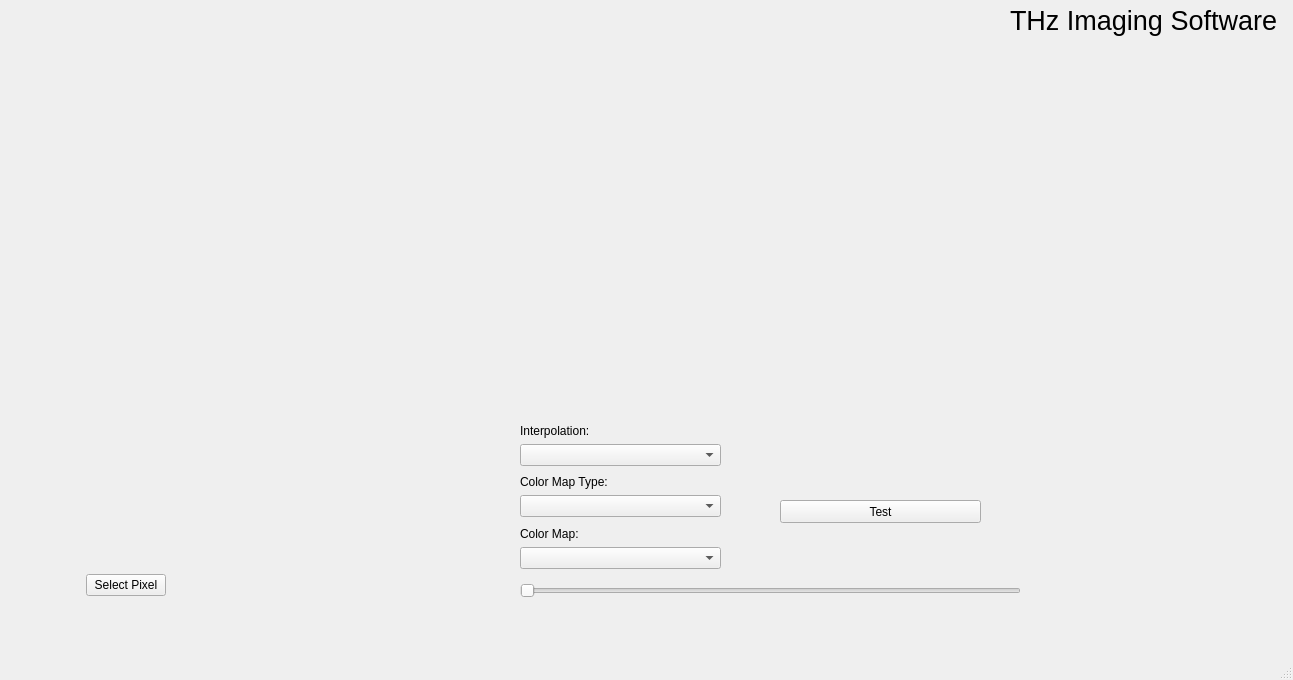
<?xml version="1.0" encoding="UTF-8"?>
<ui version="4.0">
 <class>MainWindow</class>
 <widget class="QMainWindow" name="MainWindow">
  <property name="geometry">
   <rect>
    <x>0</x>
    <y>0</y>
    <width>1293</width>
    <height>680</height>
   </rect>
  </property>
  <property name="windowTitle">
   <string>MainWindow</string>
  </property>
  <widget class="QWidget" name="centralwidget">
   <widget class="ImgView" name="img_view" native="true">
    <property name="geometry">
     <rect>
      <x>10</x>
      <y>10</y>
      <width>500</width>
      <height>551</height>
     </rect>
    </property>
   </widget>
   <widget class="QSlider" name="psSlider">
    <property name="geometry">
     <rect>
      <x>520</x>
      <y>580</y>
      <width>501</width>
      <height>22</height>
     </rect>
    </property>
    <property name="orientation">
     <enum>Qt::Horizontal</enum>
    </property>
   </widget>
   <widget class="QPushButton" name="testButton">
    <property name="geometry">
     <rect>
      <x>780</x>
      <y>500</y>
      <width>201</width>
      <height>23</height>
     </rect>
    </property>
    <property name="text">
     <string>Test</string>
    </property>
   </widget>
   <widget class="PulseView" name="pulse_view" native="true">
    <property name="geometry">
     <rect>
      <x>520</x>
      <y>50</y>
      <width>761</width>
      <height>361</height>
     </rect>
    </property>
   </widget>
   <widget class="QWidget" name="verticalLayoutWidget">
    <property name="geometry">
     <rect>
      <x>520</x>
      <y>420</y>
      <width>201</width>
      <height>149</height>
     </rect>
    </property>
    <layout class="QVBoxLayout" name="verticalLayout">
     <item>
      <spacer name="verticalSpacer">
       <property name="orientation">
        <enum>Qt::Vertical</enum>
       </property>
       <property name="sizeHint" stdset="0">
        <size>
         <width>20</width>
         <height>40</height>
        </size>
       </property>
      </spacer>
     </item>
     <item>
      <widget class="QLabel" name="label">
       <property name="text">
        <string>Interpolation:</string>
       </property>
      </widget>
     </item>
     <item>
      <widget class="QComboBox" name="interpolation_cb"/>
     </item>
     <item>
      <spacer name="verticalSpacer_2">
       <property name="orientation">
        <enum>Qt::Vertical</enum>
       </property>
       <property name="sizeHint" stdset="0">
        <size>
         <width>20</width>
         <height>40</height>
        </size>
       </property>
      </spacer>
     </item>
     <item>
      <widget class="QLabel" name="label_2">
       <property name="text">
        <string>Color Map Type:</string>
       </property>
      </widget>
     </item>
     <item>
      <widget class="QComboBox" name="cmaptype_cb"/>
     </item>
     <item>
      <spacer name="verticalSpacer_3">
       <property name="orientation">
        <enum>Qt::Vertical</enum>
       </property>
       <property name="sizeHint" stdset="0">
        <size>
         <width>20</width>
         <height>40</height>
        </size>
       </property>
      </spacer>
     </item>
     <item>
      <widget class="QLabel" name="label_4">
       <property name="text">
        <string>Color Map:</string>
       </property>
      </widget>
     </item>
     <item>
      <widget class="QComboBox" name="cmap_cb"/>
     </item>
    </layout>
   </widget>
   <widget class="QLabel" name="label_3">
    <property name="geometry">
     <rect>
      <x>1010</x>
      <y>0</y>
      <width>271</width>
      <height>41</height>
     </rect>
    </property>
    <property name="font">
     <font>
      <pointsize>20</pointsize>
     </font>
    </property>
    <property name="text">
     <string>THz Imaging Software</string>
    </property>
   </widget>
   <widget class="QWidget" name="horizontalLayoutWidget">
    <property name="geometry">
     <rect>
      <x>10</x>
      <y>570</y>
      <width>231</width>
      <height>31</height>
     </rect>
    </property>
    <layout class="QHBoxLayout" name="horizontalLayout_2">
     <item>
      <spacer name="horizontalSpacer">
       <property name="orientation">
        <enum>Qt::Horizontal</enum>
       </property>
       <property name="sizeHint" stdset="0">
        <size>
         <width>40</width>
         <height>20</height>
        </size>
       </property>
      </spacer>
     </item>
     <item>
      <widget class="QPushButton" name="select_pixel_btn">
       <property name="text">
        <string>Select Pixel</string>
       </property>
      </widget>
     </item>
     <item>
      <spacer name="horizontalSpacer_2">
       <property name="orientation">
        <enum>Qt::Horizontal</enum>
       </property>
       <property name="sizeHint" stdset="0">
        <size>
         <width>40</width>
         <height>20</height>
        </size>
       </property>
      </spacer>
     </item>
    </layout>
   </widget>
  </widget>
  <widget class="QMenuBar" name="menubar">
   <property name="geometry">
    <rect>
     <x>0</x>
     <y>0</y>
     <width>1293</width>
     <height>21</height>
    </rect>
   </property>
  </widget>
  <widget class="QStatusBar" name="statusbar"/>
 </widget>
 <customwidgets>
  <customwidget>
   <class>ImgView</class>
   <extends>QWidget</extends>
   <header location="global">imgview.h</header>
   <container>1</container>
  </customwidget>
  <customwidget>
   <class>PulseView</class>
   <extends>QWidget</extends>
   <header location="global">pulseview.h</header>
   <container>1</container>
  </customwidget>
 </customwidgets>
 <resources/>
 <connections/>
</ui>
